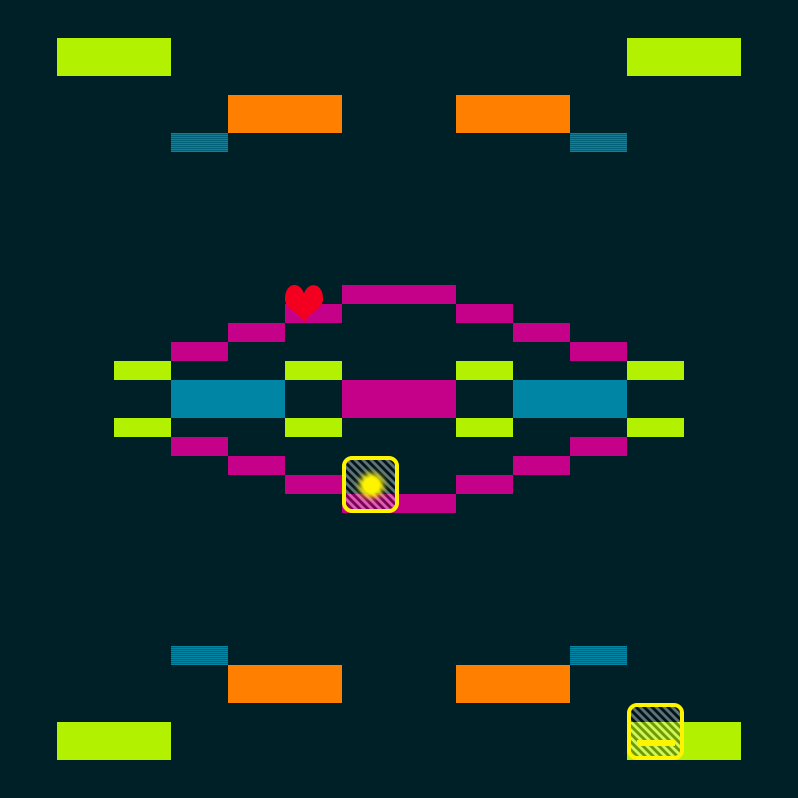

A level layout from a 2D game, rendered from its tile map. Below: a short description, then the map file with tile-grid data replaced by summaries:
An orthogonal 14x42 tile map with 57x19 px tiles, 2 tile layers (Bricks, Powerups), 3 tilesets.

<map version="1.0" orientation="orthogonal" renderorder="left-up" width="14" height="42" tilewidth="57" tileheight="19" backgroundcolor="#002028" nextobjectid="10">
 <properties>
  <property name="FinalBallSpeedPercentageIncrease" type="int" value="25" />
 </properties>
 <tileset firstgid="1" name="Bricks" tilewidth="114" tileheight="38" tilecount="18" columns="0">
  <tile id="0">
   <properties>
    <property name="HitsToDestroy" type="int" value="1" />
   </properties>
   <image width="114" height="38" source="../../../../SourceImages/Game/Brick-A1.png" />
  </tile>
  <tile id="1">
   <properties>
    <property name="HitsToDestroy" type="int" value="2" />
   </properties>
   <image width="114" height="38" source="../../../../SourceImages/Game/Brick-A2.png" />
  </tile>
  <tile id="2">
   <properties>
    <property name="HitsToDestroy" type="int" value="1" />
   </properties>
   <image width="114" height="38" source="../../../../SourceImages/Game/Brick-B1.png" />
  </tile>
  <tile id="3">
   <properties>
    <property name="HitsToDestroy" type="int" value="2" />
   </properties>
   <image width="114" height="38" source="../../../../SourceImages/Game/Brick-B2.png" />
  </tile>
  <tile id="4">
   <properties>
    <property name="HitsToDestroy" type="int" value="1" />
   </properties>
   <image width="114" height="38" source="../../../../SourceImages/Game/Brick-C1.png" />
  </tile>
  <tile id="5">
   <properties>
    <property name="HitsToDestroy" type="int" value="2" />
   </properties>
   <image width="114" height="38" source="../../../../SourceImages/Game/Brick-C2.png" />
  </tile>
  <tile id="6">
   <properties>
    <property name="HitsToDestroy" type="int" value="1" />
   </properties>
   <image width="114" height="38" source="../../../../SourceImages/Game/Brick-D1.png" />
  </tile>
  <tile id="7">
   <properties>
    <property name="HitsToDestroy" type="int" value="2" />
   </properties>
   <image width="114" height="38" source="../../../../SourceImages/Game/Brick-D2.png" />
  </tile>
  <tile id="8">
   <properties>
    <property name="HitsToDestroy" type="int" value="-1" />
   </properties>
   <image width="114" height="38" source="../../../../SourceImages/Game/Brick-E1.png" />
  </tile>
  <tile id="9">
   <properties>
    <property name="HitsToDestroy" type="int" value="1" />
   </properties>
   <image width="57" height="19" source="../../../../SourceImages/Game/SmallBrick-A1.png" />
  </tile>
  <tile id="10">
   <properties>
    <property name="HitsToDestroy" type="int" value="2" />
   </properties>
   <image width="57" height="19" source="../../../../SourceImages/Game/SmallBrick-A2.png" />
  </tile>
  <tile id="11">
   <properties>
    <property name="HitsToDestroy" type="int" value="1" />
   </properties>
   <image width="57" height="19" source="../../../../SourceImages/Game/SmallBrick-B1.png" />
  </tile>
  <tile id="12">
   <properties>
    <property name="HitsToDestroy" type="int" value="2" />
   </properties>
   <image width="57" height="19" source="../../../../SourceImages/Game/SmallBrick-B2.png" />
  </tile>
  <tile id="14">
   <properties>
    <property name="HitsToDestroy" type="int" value="1" />
   </properties>
   <image width="57" height="19" source="../../../../SourceImages/Game/SmallBrick-C1.png" />
  </tile>
  <tile id="15">
   <properties>
    <property name="HitsToDestroy" type="int" value="2" />
   </properties>
   <image width="57" height="19" source="../../../../SourceImages/Game/SmallBrick-C2.png" />
  </tile>
  <tile id="16">
   <properties>
    <property name="HitsToDestroy" type="int" value="1" />
   </properties>
   <image width="57" height="19" source="../../../../SourceImages/Game/SmallBrick-D1.png" />
  </tile>
  <tile id="17">
   <properties>
    <property name="HitsToDestroy" type="int" value="2" />
   </properties>
   <image width="57" height="19" source="../../../../SourceImages/Game/SmallBrick-D2.png" />
  </tile>
  <tile id="18">
   <properties>
    <property name="HitsToDestroy" type="int" value="-1" />
   </properties>
   <image width="57" height="19" source="../../../../SourceImages/Game/SmallBrick-E1.png" />
  </tile>
 </tileset>
 <tileset firstgid="20" name="Powerups" tilewidth="57" tileheight="57" tilecount="6" columns="0">
  <tile id="0">
   <properties>
    <property name="PowerupType" type="int" value="3" />
   </properties>
   <image width="57" height="57" source="../../../../SourceImages/Game/PowerupFireball.png" />
  </tile>
  <tile id="1">
   <properties>
    <property name="PowerupType" type="int" value="1" />
   </properties>
   <image width="57" height="57" source="../../../../SourceImages/Game/PowerupLargerPaddle.png" />
  </tile>
  <tile id="2">
   <properties>
    <property name="PowerupType" type="int" value="2" />
   </properties>
   <image width="57" height="57" source="../../../../SourceImages/Game/PowerupMultiBall.png" />
  </tile>
  <tile id="3">
   <properties>
    <property name="PowerupType" type="int" value="4" />
   </properties>
   <image width="57" height="57" source="../../../../SourceImages/Game/PowerupBullets.png" />
  </tile>
  <tile id="4">
   <properties>
    <property name="PowerupType" type="int" value="5" />
   </properties>
   <image width="57" height="57" source="../../../../SourceImages/Game/PowerupRockets.png" />
  </tile>
  <tile id="5">
   <properties>
    <property name="PowerupType" type="int" value="6" />
   </properties>
   <image width="38" height="38" source="../../../../SourceImages/Game/LifeUp.png" />
  </tile>
 </tileset>
 <tileset firstgid="26" name="Wormholes" tilewidth="114" tileheight="110" tilecount="1" columns="0">
  <tile id="1">
   <properties>
    <property name="WorkholeType" type="int" value="2" />
   </properties>
   <image width="57" height="57" source="../../../../SourceImages/Game/WormholeOut.png" />
  </tile>
 </tileset>
 <layer name="Bricks" width="14" height="42">
  <data>[588 cells, 39 non-empty, 7 distinct tile ids]</data>
 </layer>
 <layer name="Powerups" width="14" height="42">
  <data>[588 cells, 3 non-empty, 3 distinct tile ids]</data>
 </layer>
</map>
